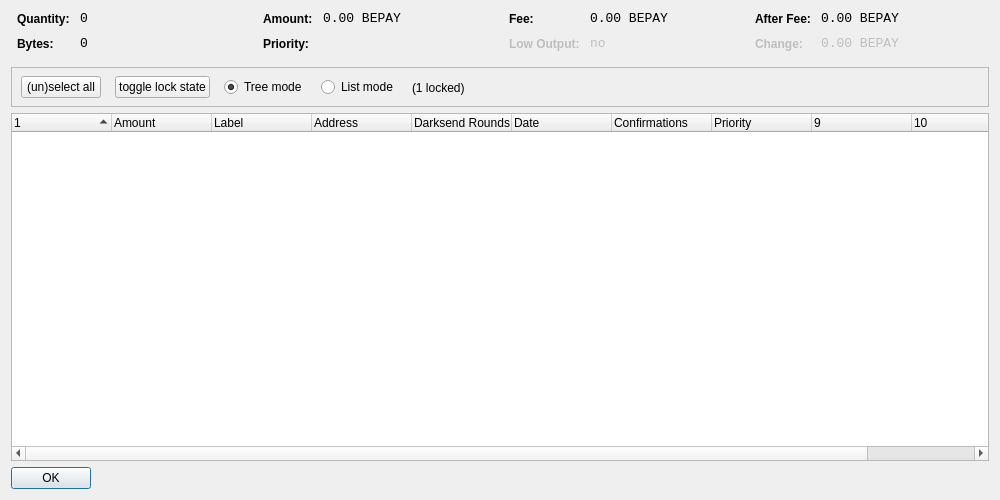
<?xml version="1.0" encoding="UTF-8"?>
<ui version="4.0">
 <class>CoinControlDialog</class>
 <widget class="QDialog" name="CoinControlDialog">
  <property name="geometry">
   <rect>
    <x>0</x>
    <y>0</y>
    <width>1000</width>
    <height>500</height>
   </rect>
  </property>
  <property name="windowTitle">
   <string>Coin Control</string>
  </property>
  <layout class="QVBoxLayout" name="verticalLayout">
   <item>
    <layout class="QHBoxLayout" name="horizontalLayoutTop" stretch="0,0,0,0">
     <property name="topMargin">
      <number>0</number>
     </property>
     <property name="bottomMargin">
      <number>10</number>
     </property>
     <item>
      <layout class="QFormLayout" name="formLayoutCoinControl1">
       <property name="horizontalSpacing">
        <number>10</number>
       </property>
       <property name="verticalSpacing">
        <number>10</number>
       </property>
       <property name="leftMargin">
        <number>6</number>
       </property>
       <property name="rightMargin">
        <number>6</number>
       </property>
       <item row="0" column="0">
        <widget class="QLabel" name="labelCoinControlQuantityText">
         <property name="styleSheet">
          <string notr="true">font-weight:bold;</string>
         </property>
         <property name="text">
          <string>Quantity:</string>
         </property>
        </widget>
       </item>
       <item row="0" column="1">
        <widget class="QLabel" name="labelCoinControlQuantity">
         <property name="font">
          <font>
           <family>Monospace</family>
           <pointsize>10</pointsize>
          </font>
         </property>
         <property name="cursor">
          <cursorShape>IBeamCursor</cursorShape>
         </property>
         <property name="contextMenuPolicy">
          <enum>Qt::ActionsContextMenu</enum>
         </property>
         <property name="text">
          <string notr="true">0</string>
         </property>
         <property name="textInteractionFlags">
          <set>Qt::LinksAccessibleByMouse|Qt::TextSelectableByKeyboard|Qt::TextSelectableByMouse</set>
         </property>
        </widget>
       </item>
       <item row="1" column="0">
        <widget class="QLabel" name="labelCoinControlBytesText">
         <property name="styleSheet">
          <string notr="true">font-weight:bold;</string>
         </property>
         <property name="text">
          <string>Bytes:</string>
         </property>
        </widget>
       </item>
       <item row="1" column="1">
        <widget class="QLabel" name="labelCoinControlBytes">
         <property name="font">
          <font>
           <family>Monospace</family>
           <pointsize>10</pointsize>
          </font>
         </property>
         <property name="cursor">
          <cursorShape>IBeamCursor</cursorShape>
         </property>
         <property name="contextMenuPolicy">
          <enum>Qt::ActionsContextMenu</enum>
         </property>
         <property name="text">
          <string notr="true">0</string>
         </property>
         <property name="textInteractionFlags">
          <set>Qt::LinksAccessibleByMouse|Qt::TextSelectableByKeyboard|Qt::TextSelectableByMouse</set>
         </property>
        </widget>
       </item>
      </layout>
     </item>
     <item>
      <layout class="QFormLayout" name="formLayoutCoinControl2">
       <property name="horizontalSpacing">
        <number>10</number>
       </property>
       <property name="verticalSpacing">
        <number>10</number>
       </property>
       <property name="leftMargin">
        <number>6</number>
       </property>
       <property name="rightMargin">
        <number>6</number>
       </property>
       <item row="0" column="0">
        <widget class="QLabel" name="labelCoinControlAmountText">
         <property name="styleSheet">
          <string notr="true">font-weight:bold;</string>
         </property>
         <property name="text">
          <string>Amount:</string>
         </property>
        </widget>
       </item>
       <item row="0" column="1">
        <widget class="QLabel" name="labelCoinControlAmount">
         <property name="font">
          <font>
           <family>Monospace</family>
           <pointsize>10</pointsize>
          </font>
         </property>
         <property name="cursor">
          <cursorShape>IBeamCursor</cursorShape>
         </property>
         <property name="contextMenuPolicy">
          <enum>Qt::ActionsContextMenu</enum>
         </property>
         <property name="text">
          <string notr="true">0.00 BEPAY</string>
         </property>
         <property name="textInteractionFlags">
          <set>Qt::LinksAccessibleByMouse|Qt::TextSelectableByKeyboard|Qt::TextSelectableByMouse</set>
         </property>
        </widget>
       </item>
       <item row="1" column="0">
        <widget class="QLabel" name="labelCoinControlPriorityText">
         <property name="styleSheet">
          <string notr="true">font-weight:bold;</string>
         </property>
         <property name="text">
          <string>Priority:</string>
         </property>
        </widget>
       </item>
       <item row="1" column="1">
        <widget class="QLabel" name="labelCoinControlPriority">
         <property name="font">
          <font>
           <family>Monospace</family>
           <pointsize>10</pointsize>
          </font>
         </property>
         <property name="cursor">
          <cursorShape>IBeamCursor</cursorShape>
         </property>
         <property name="contextMenuPolicy">
          <enum>Qt::ActionsContextMenu</enum>
         </property>
         <property name="text">
          <string/>
         </property>
         <property name="textInteractionFlags">
          <set>Qt::LinksAccessibleByMouse|Qt::TextSelectableByKeyboard|Qt::TextSelectableByMouse</set>
         </property>
        </widget>
       </item>
      </layout>
     </item>
     <item>
      <layout class="QFormLayout" name="formLayoutCoinControl3">
       <property name="horizontalSpacing">
        <number>10</number>
       </property>
       <property name="verticalSpacing">
        <number>10</number>
       </property>
       <property name="leftMargin">
        <number>6</number>
       </property>
       <property name="rightMargin">
        <number>6</number>
       </property>
       <item row="0" column="0">
        <widget class="QLabel" name="labelCoinControlFeeText">
         <property name="styleSheet">
          <string notr="true">font-weight:bold;</string>
         </property>
         <property name="text">
          <string>Fee:</string>
         </property>
        </widget>
       </item>
       <item row="0" column="1">
        <widget class="QLabel" name="labelCoinControlFee">
         <property name="font">
          <font>
           <family>Monospace</family>
           <pointsize>10</pointsize>
          </font>
         </property>
         <property name="cursor">
          <cursorShape>IBeamCursor</cursorShape>
         </property>
         <property name="contextMenuPolicy">
          <enum>Qt::ActionsContextMenu</enum>
         </property>
         <property name="text">
          <string notr="true">0.00 BEPAY</string>
         </property>
         <property name="textInteractionFlags">
          <set>Qt::LinksAccessibleByMouse|Qt::TextSelectableByKeyboard|Qt::TextSelectableByMouse</set>
         </property>
        </widget>
       </item>
       <item row="1" column="0">
        <widget class="QLabel" name="labelCoinControlLowOutputText">
         <property name="enabled">
          <bool>false</bool>
         </property>
         <property name="styleSheet">
          <string notr="true">font-weight:bold;</string>
         </property>
         <property name="text">
          <string>Low Output:</string>
         </property>
        </widget>
       </item>
       <item row="1" column="1">
        <widget class="QLabel" name="labelCoinControlLowOutput">
         <property name="enabled">
          <bool>false</bool>
         </property>
         <property name="font">
          <font>
           <family>Monospace</family>
           <pointsize>10</pointsize>
          </font>
         </property>
         <property name="cursor">
          <cursorShape>IBeamCursor</cursorShape>
         </property>
         <property name="contextMenuPolicy">
          <enum>Qt::ActionsContextMenu</enum>
         </property>
         <property name="text">
          <string notr="true">no</string>
         </property>
         <property name="textInteractionFlags">
          <set>Qt::LinksAccessibleByMouse|Qt::TextSelectableByKeyboard|Qt::TextSelectableByMouse</set>
         </property>
        </widget>
       </item>
      </layout>
     </item>
     <item>
      <layout class="QFormLayout" name="formLayoutCoinControl4">
       <property name="horizontalSpacing">
        <number>10</number>
       </property>
       <property name="verticalSpacing">
        <number>10</number>
       </property>
       <property name="leftMargin">
        <number>6</number>
       </property>
       <property name="rightMargin">
        <number>6</number>
       </property>
       <item row="0" column="0">
        <widget class="QLabel" name="labelCoinControlAfterFeeText">
         <property name="styleSheet">
          <string notr="true">font-weight:bold;</string>
         </property>
         <property name="text">
          <string>After Fee:</string>
         </property>
        </widget>
       </item>
       <item row="0" column="1">
        <widget class="QLabel" name="labelCoinControlAfterFee">
         <property name="font">
          <font>
           <family>Monospace</family>
           <pointsize>10</pointsize>
          </font>
         </property>
         <property name="cursor">
          <cursorShape>IBeamCursor</cursorShape>
         </property>
         <property name="contextMenuPolicy">
          <enum>Qt::ActionsContextMenu</enum>
         </property>
         <property name="text">
          <string notr="true">0.00 BEPAY</string>
         </property>
         <property name="textInteractionFlags">
          <set>Qt::LinksAccessibleByMouse|Qt::TextSelectableByKeyboard|Qt::TextSelectableByMouse</set>
         </property>
        </widget>
       </item>
       <item row="1" column="0">
        <widget class="QLabel" name="labelCoinControlChangeText">
         <property name="enabled">
          <bool>false</bool>
         </property>
         <property name="styleSheet">
          <string notr="true">font-weight:bold;</string>
         </property>
         <property name="text">
          <string>Change:</string>
         </property>
        </widget>
       </item>
       <item row="1" column="1">
        <widget class="QLabel" name="labelCoinControlChange">
         <property name="enabled">
          <bool>false</bool>
         </property>
         <property name="font">
          <font>
           <family>Monospace</family>
           <pointsize>10</pointsize>
          </font>
         </property>
         <property name="cursor">
          <cursorShape>IBeamCursor</cursorShape>
         </property>
         <property name="contextMenuPolicy">
          <enum>Qt::ActionsContextMenu</enum>
         </property>
         <property name="text">
          <string notr="true">0.00 BEPAY</string>
         </property>
         <property name="textInteractionFlags">
          <set>Qt::LinksAccessibleByMouse|Qt::TextSelectableByKeyboard|Qt::TextSelectableByMouse</set>
         </property>
        </widget>
       </item>
      </layout>
     </item>
    </layout>
   </item>
   <item>
    <widget class="QFrame" name="frame">
     <property name="minimumSize">
      <size>
       <width>0</width>
       <height>40</height>
      </size>
     </property>
     <property name="frameShape">
      <enum>QFrame::StyledPanel</enum>
     </property>
     <property name="frameShadow">
      <enum>QFrame::Sunken</enum>
     </property>
     <widget class="QWidget" name="horizontalLayoutWidget">
      <property name="geometry">
       <rect>
        <x>10</x>
        <y>0</y>
        <width>781</width>
        <height>41</height>
       </rect>
      </property>
      <layout class="QHBoxLayout" name="horizontalLayoutPanel" stretch="0,0,0,0,0">
       <property name="spacing">
        <number>14</number>
       </property>
       <item>
        <widget class="QPushButton" name="pushButtonSelectAll">
         <property name="sizePolicy">
          <sizepolicy hsizetype="Maximum" vsizetype="Fixed">
           <horstretch>0</horstretch>
           <verstretch>0</verstretch>
          </sizepolicy>
         </property>
         <property name="text">
          <string>(un)select all</string>
         </property>
        </widget>
       </item>
        <item>
         <widget class="QPushButton" name="pushButtonToggleLock">
          <property name="sizePolicy">
           <sizepolicy hsizetype="Maximum" vsizetype="Fixed">
            <horstretch>0</horstretch>
            <verstretch>0</verstretch>
           </sizepolicy>
          </property>
          <property name="text">
           <string>toggle lock state</string>
          </property>
          <property name="autoDefault">
           <bool>false</bool>
          </property>
         </widget>
        </item>
       <item>
        <widget class="QRadioButton" name="radioTreeMode">
         <property name="sizePolicy">
          <sizepolicy hsizetype="Maximum" vsizetype="Fixed">
           <horstretch>0</horstretch>
           <verstretch>0</verstretch>
          </sizepolicy>
         </property>
         <property name="text">
          <string>Tree mode</string>
         </property>
         <property name="checked">
          <bool>true</bool>
         </property>
        </widget>
       </item>
       <item>
        <widget class="QRadioButton" name="radioListMode">
         <property name="sizePolicy">
          <sizepolicy hsizetype="Maximum" vsizetype="Fixed">
           <horstretch>0</horstretch>
           <verstretch>0</verstretch>
          </sizepolicy>
         </property>
         <property name="text">
          <string>List mode</string>
         </property>
        </widget>
       </item>
        <item>
         <widget class="QLabel" name="labelLocked">
          <property name="text">
           <string>(1 locked)</string>
          </property>
         </widget>
        </item>
       <item>
        <spacer name="horizontalSpacer">
         <property name="orientation">
          <enum>Qt::Horizontal</enum>
         </property>
         <property name="sizeHint" stdset="0">
          <size>
           <width>40</width>
           <height>20</height>
          </size>
         </property>
        </spacer>
       </item>
      </layout>
     </widget>
    </widget>
   </item>
   <item>
    <widget class="CoinControlTreeWidget" name="treeWidget">
     <property name="contextMenuPolicy">
      <enum>Qt::CustomContextMenu</enum>
     </property>
     <property name="sortingEnabled">
      <bool>false</bool>
     </property>
     <property name="columnCount">
      <number>11</number>
     </property>
     <attribute name="headerShowSortIndicator" stdset="0">
      <bool>true</bool>
     </attribute>
     <attribute name="headerStretchLastSection">
      <bool>false</bool>
     </attribute>
     <column>
      <property name="text">
       <string/>
      </property>
     </column>
     <column>
      <property name="text">
       <string>Amount</string>
      </property>
     </column>
     <column>
      <property name="text">
       <string>Label</string>
      </property>
     </column>
     <column>
      <property name="text">
       <string>Address</string>
      </property>
     </column>
     <column>
      <property name="text">
       <string>Darksend Rounds</string>
      </property>
    </column>
     <column>
      <property name="text">
       <string>Date</string>
      </property>
     </column>
     <column>
      <property name="text">
       <string>Confirmations</string>
      </property>
      <property name="toolTip">
       <string>Confirmed</string>
      </property>
     </column>
     <column>
      <property name="text">
       <string>Priority</string>
      </property>
     </column>
     <column>
      <property name="text">
       <string/>
      </property>
     </column>
     <column>
      <property name="text">
       <string/>
      </property>
     </column>
     <column>
      <property name="text">
       <string/>
      </property>
     </column>
     <column>
      <property name="text">
       <string/>
      </property>
     </column>
    </widget>
   </item>
   <item>
    <widget class="QDialogButtonBox" name="buttonBox">
     <property name="sizePolicy">
      <sizepolicy hsizetype="Maximum" vsizetype="Fixed">
       <horstretch>0</horstretch>
       <verstretch>0</verstretch>
      </sizepolicy>
     </property>
     <property name="orientation">
      <enum>Qt::Horizontal</enum>
     </property>
     <property name="standardButtons">
      <set>QDialogButtonBox::Ok</set>
     </property>
    </widget>
   </item>
  </layout>
 </widget>
 <customwidgets>
  <customwidget>
   <class>CoinControlTreeWidget</class>
   <extends>QTreeWidget</extends>
   <header>coincontroltreewidget.h</header>
  </customwidget>
 </customwidgets>
 <resources/>
 <connections/>
</ui>
